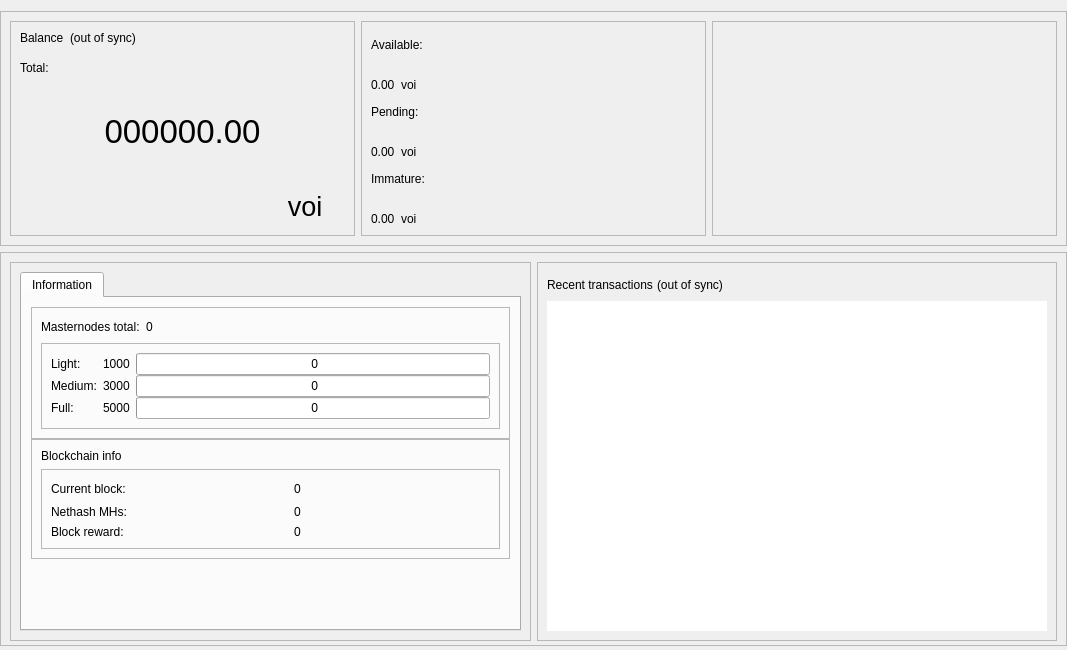
<?xml version="1.0" encoding="UTF-8"?>
<ui version="4.0">
 <class>OverviewPage</class>
 <widget class="QWidget" name="OverviewPage">
  <property name="geometry">
   <rect>
    <x>0</x>
    <y>0</y>
    <width>1067</width>
    <height>650</height>
   </rect>
  </property>
  <property name="minimumSize">
   <size>
    <width>960</width>
    <height>0</height>
   </size>
  </property>
  <property name="windowTitle">
   <string>Form</string>
  </property>
  <layout class="QVBoxLayout" name="topLayout">
   <property name="leftMargin">
    <number>0</number>
   </property>
   <property name="rightMargin">
    <number>0</number>
   </property>
   <property name="bottomMargin">
    <number>4</number>
   </property>
   <item>
    <layout class="QVBoxLayout" name="verticalLayout_main">
     <property name="sizeConstraint">
      <enum>QLayout::SetDefaultConstraint</enum>
     </property>
     <property name="leftMargin">
      <number>0</number>
     </property>
     <property name="rightMargin">
      <number>0</number>
     </property>
     <item>
      <widget class="QFrame" name="frame_blue">
       <property name="enabled">
        <bool>true</bool>
       </property>
       <property name="sizePolicy">
        <sizepolicy hsizetype="Preferred" vsizetype="Preferred">
         <horstretch>0</horstretch>
         <verstretch>0</verstretch>
        </sizepolicy>
       </property>
       <property name="minimumSize">
        <size>
         <width>1065</width>
         <height>220</height>
        </size>
       </property>
       <property name="maximumSize">
        <size>
         <width>16777215</width>
         <height>16777215</height>
        </size>
       </property>
       <property name="sizeIncrement">
        <size>
         <width>0</width>
         <height>0</height>
        </size>
       </property>
       <property name="baseSize">
        <size>
         <width>0</width>
         <height>500</height>
        </size>
       </property>
       <property name="frameShape">
        <enum>QFrame::StyledPanel</enum>
       </property>
       <property name="frameShadow">
        <enum>QFrame::Raised</enum>
       </property>
       <layout class="QHBoxLayout" name="horizontalLayout">
        <item>
         <widget class="QFrame" name="frame_blue_1">
          <property name="minimumSize">
           <size>
            <width>345</width>
            <height>200</height>
           </size>
          </property>
          <property name="maximumSize">
           <size>
            <width>16777215</width>
            <height>16777215</height>
           </size>
          </property>
          <property name="frameShape">
           <enum>QFrame::StyledPanel</enum>
          </property>
          <property name="frameShadow">
           <enum>QFrame::Raised</enum>
          </property>
          <layout class="QHBoxLayout" name="horizontalLayout_2">
           <item>
            <layout class="QVBoxLayout" name="verticalLayout">
             <item>
              <layout class="QHBoxLayout" name="horizontalLayout_3">
               <property name="spacing">
                <number>6</number>
               </property>
               <property name="sizeConstraint">
                <enum>QLayout::SetFixedSize</enum>
               </property>
               <item>
                <widget class="QLabel" name="label_5">
                 <property name="minimumSize">
                  <size>
                   <width>0</width>
                   <height>24</height>
                  </size>
                 </property>
                 <property name="maximumSize">
                  <size>
                   <width>16777215</width>
                   <height>24</height>
                  </size>
                 </property>
                 <property name="text">
                  <string>Balance</string>
                 </property>
                 <property name="alignment">
                  <set>Qt::AlignLeading|Qt::AlignLeft|Qt::AlignTop</set>
                 </property>
                </widget>
               </item>
               <item>
                <widget class="QLabel" name="labelWalletStatus">
                 <property name="minimumSize">
                  <size>
                   <width>0</width>
                   <height>24</height>
                  </size>
                 </property>
                 <property name="maximumSize">
                  <size>
                   <width>16777215</width>
                   <height>24</height>
                  </size>
                 </property>
                 <property name="text">
                  <string>(out of sync)</string>
                 </property>
                 <property name="alignment">
                  <set>Qt::AlignLeading|Qt::AlignLeft|Qt::AlignTop</set>
                 </property>
                </widget>
               </item>
               <item>
                <spacer name="horizontalSpacer">
                 <property name="orientation">
                  <enum>Qt::Horizontal</enum>
                 </property>
                 <property name="sizeHint" stdset="0">
                  <size>
                   <width>40</width>
                   <height>20</height>
                  </size>
                 </property>
                </spacer>
               </item>
              </layout>
             </item>
             <item>
              <widget class="QLabel" name="labelTotalText">
               <property name="maximumSize">
                <size>
                 <width>16777215</width>
                 <height>15</height>
                </size>
               </property>
               <property name="text">
                <string>Total:</string>
               </property>
              </widget>
             </item>
             <item>
              <widget class="QLabel" name="labelTotal">
               <property name="sizePolicy">
                <sizepolicy hsizetype="Preferred" vsizetype="Preferred">
                 <horstretch>0</horstretch>
                 <verstretch>0</verstretch>
                </sizepolicy>
               </property>
               <property name="minimumSize">
                <size>
                 <width>0</width>
                 <height>100</height>
                </size>
               </property>
               <property name="maximumSize">
                <size>
                 <width>16777215</width>
                 <height>100</height>
                </size>
               </property>
               <property name="font">
                <font>
                 <pointsize>25</pointsize>
                 <weight>50</weight>
                 <bold>false</bold>
                </font>
               </property>
               <property name="mouseTracking">
                <bool>false</bool>
               </property>
               <property name="text">
                <string>000000.00</string>
               </property>
               <property name="alignment">
                <set>Qt::AlignCenter</set>
               </property>
              </widget>
             </item>
             <item>
              <layout class="QHBoxLayout" name="horizontalLayout_11">
               <item>
                <spacer name="horizontalSpacer_8">
                 <property name="orientation">
                  <enum>Qt::Horizontal</enum>
                 </property>
                 <property name="sizeHint" stdset="0">
                  <size>
                   <width>40</width>
                   <height>20</height>
                  </size>
                 </property>
                </spacer>
               </item>
               <item>
                <widget class="QPushButton" name="blabel_voi">
                 <property name="font">
                  <font>
                   <pointsize>20</pointsize>
                   <italic>false</italic>
                   <kerning>true</kerning>
                  </font>
                 </property>
                 <property name="cursor">
                  <cursorShape>PointingHandCursor</cursorShape>
                 </property>
                 <property name="text">
                  <string>voi</string>
                 </property>
                 <property name="flat">
                  <bool>true</bool>
                 </property>
                </widget>
               </item>
              </layout>
             </item>
            </layout>
           </item>
          </layout>
         </widget>
        </item>
        <item>
         <widget class="QFrame" name="frame_blue_2">
          <property name="minimumSize">
           <size>
            <width>345</width>
            <height>200</height>
           </size>
          </property>
          <property name="maximumSize">
           <size>
            <width>16777215</width>
            <height>16777215</height>
           </size>
          </property>
          <property name="frameShape">
           <enum>QFrame::StyledPanel</enum>
          </property>
          <property name="frameShadow">
           <enum>QFrame::Raised</enum>
          </property>
          <layout class="QVBoxLayout" name="verticalLayout_3">
           <item>
            <layout class="QVBoxLayout" name="verticalLayout_2">
             <item>
              <widget class="QLabel" name="labelBalanceText">
               <property name="text">
                <string>Available:</string>
               </property>
              </widget>
             </item>
             <item>
              <layout class="QHBoxLayout" name="horizontalLayout_4">
               <item>
                <widget class="QLabel" name="labelBalance">
                 <property name="text">
                  <string>0.00</string>
                 </property>
                 <property name="alignment">
                  <set>Qt::AlignBottom|Qt::AlignLeading|Qt::AlignLeft</set>
                 </property>
                </widget>
               </item>
               <item>
                <widget class="QLabel" name="label_voi2">
                 <property name="text">
                  <string>voi</string>
                 </property>
                 <property name="alignment">
                  <set>Qt::AlignBottom|Qt::AlignLeading|Qt::AlignLeft</set>
                 </property>
                </widget>
               </item>
               <item>
                <spacer name="horizontalSpacer_3">
                 <property name="orientation">
                  <enum>Qt::Horizontal</enum>
                 </property>
                 <property name="sizeHint" stdset="0">
                  <size>
                   <width>40</width>
                   <height>20</height>
                  </size>
                 </property>
                </spacer>
               </item>
              </layout>
             </item>
             <item>
              <widget class="QLabel" name="labelPendingText">
               <property name="text">
                <string>Pending:</string>
               </property>
              </widget>
             </item>
             <item>
              <layout class="QHBoxLayout" name="horizontalLayout_5">
               <item>
                <widget class="QLabel" name="labelUnconfirmed">
                 <property name="text">
                  <string>0.00</string>
                 </property>
                 <property name="alignment">
                  <set>Qt::AlignBottom|Qt::AlignLeading|Qt::AlignLeft</set>
                 </property>
                </widget>
               </item>
               <item>
                <widget class="QLabel" name="label_voi3">
                 <property name="text">
                  <string>voi</string>
                 </property>
                 <property name="alignment">
                  <set>Qt::AlignBottom|Qt::AlignLeading|Qt::AlignLeft</set>
                 </property>
                </widget>
               </item>
               <item>
                <spacer name="horizontalSpacer_4">
                 <property name="orientation">
                  <enum>Qt::Horizontal</enum>
                 </property>
                 <property name="sizeHint" stdset="0">
                  <size>
                   <width>40</width>
                   <height>20</height>
                  </size>
                 </property>
                </spacer>
               </item>
              </layout>
             </item>
             <item>
              <widget class="QLabel" name="labelImmatureText">
               <property name="text">
                <string>Immature:</string>
               </property>
              </widget>
             </item>
             <item>
              <layout class="QHBoxLayout" name="horizontalLayout_6">
               <item>
                <widget class="QLabel" name="labelImmature">
                 <property name="text">
                  <string>0.00</string>
                 </property>
                 <property name="alignment">
                  <set>Qt::AlignBottom|Qt::AlignLeading|Qt::AlignLeft</set>
                 </property>
                </widget>
               </item>
               <item>
                <widget class="QLabel" name="label_voi4">
                 <property name="text">
                  <string>voi</string>
                 </property>
                 <property name="alignment">
                  <set>Qt::AlignBottom|Qt::AlignLeading|Qt::AlignLeft</set>
                 </property>
                </widget>
               </item>
               <item>
                <spacer name="horizontalSpacer_5">
                 <property name="orientation">
                  <enum>Qt::Horizontal</enum>
                 </property>
                 <property name="sizeHint" stdset="0">
                  <size>
                   <width>40</width>
                   <height>20</height>
                  </size>
                 </property>
                </spacer>
               </item>
              </layout>
             </item>
            </layout>
           </item>
          </layout>
         </widget>
        </item>
        <item>
         <spacer name="horizontalSpacer_9">
          <property name="orientation">
           <enum>Qt::Horizontal</enum>
          </property>
          <property name="sizeHint" stdset="0">
           <size>
            <width>40</width>
            <height>20</height>
           </size>
          </property>
         </spacer>
        </item>
        <item>
         <widget class="QFrame" name="frame_blue_3">
          <property name="minimumSize">
           <size>
            <width>345</width>
            <height>200</height>
           </size>
          </property>
          <property name="maximumSize">
           <size>
            <width>16777215</width>
            <height>16777215</height>
           </size>
          </property>
          <property name="frameShape">
           <enum>QFrame::StyledPanel</enum>
          </property>
          <property name="frameShadow">
           <enum>QFrame::Raised</enum>
          </property>
          <layout class="QVBoxLayout" name="verticalLayout_5">
           <item>
            <layout class="QVBoxLayout" name="verticalLayout_4"/>
           </item>
          </layout>
         </widget>
        </item>
       </layout>
      </widget>
     </item>
     <item>
      <widget class="QFrame" name="frame_bottom">
       <property name="minimumSize">
        <size>
         <width>0</width>
         <height>100</height>
        </size>
       </property>
       <property name="maximumSize">
        <size>
         <width>16777215</width>
         <height>16777215</height>
        </size>
       </property>
       <property name="frameShape">
        <enum>QFrame::StyledPanel</enum>
       </property>
       <property name="frameShadow">
        <enum>QFrame::Raised</enum>
       </property>
       <layout class="QHBoxLayout" name="horizontalLayout_7">
        <property name="bottomMargin">
         <number>4</number>
        </property>
        <item>
         <widget class="QFrame" name="frame_bottom_1">
          <property name="minimumSize">
           <size>
            <width>355</width>
            <height>100</height>
           </size>
          </property>
          <property name="maximumSize">
           <size>
            <width>16777215</width>
            <height>16777215</height>
           </size>
          </property>
          <property name="frameShape">
           <enum>QFrame::StyledPanel</enum>
          </property>
          <property name="frameShadow">
           <enum>QFrame::Raised</enum>
          </property>
          <layout class="QVBoxLayout" name="verticalLayout_9">
           <property name="bottomMargin">
            <number>9</number>
           </property>
           <item>
            <layout class="QVBoxLayout" name="verticalLayout_7">
             <item>
              <widget class="QTabWidget" name="AdditionalFeatures">
               <property name="currentIndex">
                <number>1</number>
               </property>
               <property name="tabBarAutoHide">
                <bool>false</bool>
               </property>
               <widget class="QWidget" name="TabInformation">
                <attribute name="title">
                 <string>Information</string>
                </attribute>
                <layout class="QVBoxLayout" name="verticalLayout_13">
                 <item>
                  <layout class="QVBoxLayout" name="verticalLayout_11">
                   <property name="spacing">
                    <number>0</number>
                   </property>
                   <item>
                    <layout class="QVBoxLayout" name="verticalLayout_16"/>
                   </item>
                   <item>
                    <widget class="QFrame" name="frameMnInfo">
                     <property name="minimumSize">
                      <size>
                       <width>0</width>
                       <height>100</height>
                      </size>
                     </property>
                     <property name="frameShape">
                      <enum>QFrame::StyledPanel</enum>
                     </property>
                     <property name="frameShadow">
                      <enum>QFrame::Raised</enum>
                     </property>
                     <layout class="QVBoxLayout" name="verticalLayout_17">
                      <item>
                       <layout class="QHBoxLayout" name="horizontalLayout_9">
                        <item>
                         <widget class="QLabel" name="labelMnTotal">
                          <property name="minimumSize">
                           <size>
                            <width>0</width>
                            <height>0</height>
                           </size>
                          </property>
                          <property name="maximumSize">
                           <size>
                            <width>16777215</width>
                            <height>16777215</height>
                           </size>
                          </property>
                          <property name="text">
                           <string>Masternodes total:</string>
                          </property>
                         </widget>
                        </item>
                        <item>
                         <widget class="QLabel" name="labelMnTotal_Value">
                          <property name="text">
                           <string>0</string>
                          </property>
                         </widget>
                        </item>
                        <item>
                         <spacer name="horizontalSpacer_7">
                          <property name="orientation">
                           <enum>Qt::Horizontal</enum>
                          </property>
                          <property name="sizeHint" stdset="0">
                           <size>
                            <width>40</width>
                            <height>20</height>
                           </size>
                          </property>
                         </spacer>
                        </item>
                       </layout>
                      </item>
                      <item>
                       <widget class="QFrame" name="frameMnInfoLevels">
                        <property name="minimumSize">
                         <size>
                          <width>0</width>
                          <height>80</height>
                         </size>
                        </property>
                        <property name="frameShape">
                         <enum>QFrame::StyledPanel</enum>
                        </property>
                        <property name="frameShadow">
                         <enum>QFrame::Raised</enum>
                        </property>
                        <layout class="QGridLayout" name="gridLayout_2">
                         <property name="horizontalSpacing">
                          <number>6</number>
                         </property>
                         <property name="verticalSpacing">
                          <number>0</number>
                         </property>
                         <item row="0" column="2">
                          <widget class="QProgressBar" name="graphMN1">
                           <property name="minimumSize">
                            <size>
                             <width>0</width>
                             <height>20</height>
                            </size>
                           </property>
                           <property name="maximumSize">
                            <size>
                             <width>16777215</width>
                             <height>16777215</height>
                            </size>
                           </property>
                           <property name="value">
                            <number>0</number>
                           </property>
                           <property name="format">
                            <string> %v</string>
                           </property>
                          </widget>
                         </item>
                         <item row="1" column="2">
                          <widget class="QProgressBar" name="graphMN2">
                           <property name="minimumSize">
                            <size>
                             <width>0</width>
                             <height>20</height>
                            </size>
                           </property>
                           <property name="maximumSize">
                            <size>
                             <width>16777215</width>
                             <height>16777215</height>
                            </size>
                           </property>
                           <property name="value">
                            <number>0</number>
                           </property>
                           <property name="format">
                            <string> %v</string>
                           </property>
                          </widget>
                         </item>
                         <item row="3" column="2">
                          <widget class="QProgressBar" name="graphMN3">
                           <property name="minimumSize">
                            <size>
                             <width>0</width>
                             <height>20</height>
                            </size>
                           </property>
                           <property name="maximumSize">
                            <size>
                             <width>16777215</width>
                             <height>16777215</height>
                            </size>
                           </property>
                           <property name="value">
                            <number>0</number>
                           </property>
                           <property name="format">
                            <string> %v</string>
                           </property>
                          </widget>
                         </item>
                         <item row="1" column="0">
                          <widget class="QLabel" name="label_2">
                           <property name="minimumSize">
                            <size>
                             <width>0</width>
                             <height>0</height>
                            </size>
                           </property>
                           <property name="maximumSize">
                            <size>
                             <width>16777215</width>
                             <height>16777215</height>
                            </size>
                           </property>
                           <property name="text">
                            <string>Medium:</string>
                           </property>
                          </widget>
                         </item>
                         <item row="3" column="0">
                          <widget class="QLabel" name="label_3">
                           <property name="minimumSize">
                            <size>
                             <width>0</width>
                             <height>0</height>
                            </size>
                           </property>
                           <property name="maximumSize">
                            <size>
                             <width>16777215</width>
                             <height>16777215</height>
                            </size>
                           </property>
                           <property name="text">
                            <string>Full:</string>
                           </property>
                          </widget>
                         </item>
                         <item row="0" column="0">
                          <widget class="QLabel" name="label">
                           <property name="minimumSize">
                            <size>
                             <width>0</width>
                             <height>0</height>
                            </size>
                           </property>
                           <property name="maximumSize">
                            <size>
                             <width>16777215</width>
                             <height>16777215</height>
                            </size>
                           </property>
                           <property name="text">
                            <string>Light:</string>
                           </property>
                          </widget>
                         </item>
                         <item row="0" column="1">
                          <widget class="QLabel" name="label_lcolat">
                           <property name="text">
                            <string>1000</string>
                           </property>
                          </widget>
                         </item>
                         <item row="1" column="1">
                          <widget class="QLabel" name="label_mcolat">
                           <property name="text">
                            <string>3000</string>
                           </property>
                          </widget>
                         </item>
                         <item row="3" column="1">
                          <widget class="QLabel" name="label_fcolat">
                           <property name="text">
                            <string>5000</string>
                           </property>
                          </widget>
                         </item>
                        </layout>
                       </widget>
                      </item>
                     </layout>
                    </widget>
                   </item>
                   <item>
                    <widget class="QFrame" name="frameBlockchainInfo">
                     <property name="minimumSize">
                      <size>
                       <width>0</width>
                       <height>100</height>
                      </size>
                     </property>
                     <property name="frameShape">
                      <enum>QFrame::StyledPanel</enum>
                     </property>
                     <property name="frameShadow">
                      <enum>QFrame::Raised</enum>
                     </property>
                     <layout class="QVBoxLayout" name="verticalLayout_18">
                      <item>
                       <widget class="QLabel" name="label_blockchaininfo">
                        <property name="text">
                         <string>Blockchain info</string>
                        </property>
                       </widget>
                      </item>
                      <item>
                       <widget class="QFrame" name="frameBlockchainInfoData">
                        <property name="minimumSize">
                         <size>
                          <width>0</width>
                          <height>0</height>
                         </size>
                        </property>
                        <property name="frameShape">
                         <enum>QFrame::StyledPanel</enum>
                        </property>
                        <property name="frameShadow">
                         <enum>QFrame::Raised</enum>
                        </property>
                        <layout class="QGridLayout" name="gridLayout_3">
                         <property name="verticalSpacing">
                          <number>6</number>
                         </property>
                         <item row="0" column="2">
                          <widget class="QLabel" name="label_CurrentBlock_value">
                           <property name="text">
                            <string>0</string>
                           </property>
                          </widget>
                         </item>
                         <item row="0" column="0">
                          <widget class="QLabel" name="label_CurrentBlock">
                           <property name="minimumSize">
                            <size>
                             <width>0</width>
                             <height>0</height>
                            </size>
                           </property>
                           <property name="maximumSize">
                            <size>
                             <width>16777215</width>
                             <height>16777215</height>
                            </size>
                           </property>
                           <property name="text">
                            <string>Current block:</string>
                           </property>
                          </widget>
                         </item>
                         <item row="1" column="2">
                          <widget class="QLabel" name="label_Nethash_value">
                           <property name="text">
                            <string>0</string>
                           </property>
                          </widget>
                         </item>
                         <item row="2" column="0">
                          <widget class="QLabel" name="label_CurrentBlockReward">
                           <property name="text">
                            <string>Block reward:</string>
                           </property>
                          </widget>
                         </item>
                         <item row="1" column="0">
                          <widget class="QLabel" name="label_Nethash">
                           <property name="text">
                            <string>Nethash MHs:</string>
                           </property>
                          </widget>
                         </item>
                         <item row="2" column="2">
                          <widget class="QLabel" name="label_CurrentBlockReward_value">
                           <property name="text">
                            <string>0</string>
                           </property>
                          </widget>
                         </item>
                         <item row="0" column="1">
                          <spacer name="horizontalSpacer_6">
                           <property name="orientation">
                            <enum>Qt::Horizontal</enum>
                           </property>
                           <property name="sizeType">
                            <enum>QSizePolicy::Fixed</enum>
                           </property>
                           <property name="sizeHint" stdset="0">
                            <size>
                             <width>40</width>
                             <height>20</height>
                            </size>
                           </property>
                          </spacer>
                         </item>
                        </layout>
                       </widget>
                      </item>
                     </layout>
                    </widget>
                   </item>
                   <item>
                    <spacer name="verticalSpacer_2">
                     <property name="orientation">
                      <enum>Qt::Vertical</enum>
                     </property>
                     <property name="sizeHint" stdset="0">
                      <size>
                       <width>20</width>
                       <height>10</height>
                      </size>
                     </property>
                    </spacer>
                   </item>
                  </layout>
                 </item>
                </layout>
               </widget>
              </widget>
             </item>
            </layout>
           </item>
          </layout>
         </widget>
        </item>
        <item>
         <widget class="QFrame" name="frame_bottom_2">
          <property name="minimumSize">
           <size>
            <width>0</width>
            <height>100</height>
           </size>
          </property>
          <property name="maximumSize">
           <size>
            <width>16777215</width>
            <height>16777215</height>
           </size>
          </property>
          <property name="frameShape">
           <enum>QFrame::StyledPanel</enum>
          </property>
          <property name="frameShadow">
           <enum>QFrame::Raised</enum>
          </property>
          <layout class="QVBoxLayout" name="verticalLayout_10">
           <item>
            <layout class="QVBoxLayout" name="verticalLayout_8">
             <property name="spacing">
              <number>4</number>
             </property>
             <item>
              <layout class="QHBoxLayout" name="horizontalLayout_8">
               <item>
                <widget class="QLabel" name="label_4">
                 <property name="minimumSize">
                  <size>
                   <width>0</width>
                   <height>25</height>
                  </size>
                 </property>
                 <property name="maximumSize">
                  <size>
                   <width>16777215</width>
                   <height>25</height>
                  </size>
                 </property>
                 <property name="text">
                  <string>Recent transactions</string>
                 </property>
                </widget>
               </item>
               <item>
                <widget class="QLabel" name="labelTransactionsStatus">
                 <property name="text">
                  <string>(out of sync)</string>
                 </property>
                </widget>
               </item>
               <item>
                <spacer name="horizontalSpacer_2">
                 <property name="orientation">
                  <enum>Qt::Horizontal</enum>
                 </property>
                 <property name="sizeHint" stdset="0">
                  <size>
                   <width>40</width>
                   <height>20</height>
                  </size>
                 </property>
                </spacer>
               </item>
              </layout>
             </item>
             <item>
              <widget class="QListView" name="listTransactions">
               <property name="sizePolicy">
                <sizepolicy hsizetype="Expanding" vsizetype="Expanding">
                 <horstretch>0</horstretch>
                 <verstretch>0</verstretch>
                </sizepolicy>
               </property>
               <property name="maximumSize">
                <size>
                 <width>16777215</width>
                 <height>600</height>
                </size>
               </property>
               <property name="styleSheet">
                <string notr="true"/>
               </property>
               <property name="frameShape">
                <enum>QFrame::NoFrame</enum>
               </property>
               <property name="verticalScrollBarPolicy">
                <enum>Qt::ScrollBarAlwaysOff</enum>
               </property>
               <property name="horizontalScrollBarPolicy">
                <enum>Qt::ScrollBarAlwaysOff</enum>
               </property>
               <property name="alternatingRowColors">
                <bool>true</bool>
               </property>
              </widget>
             </item>
            </layout>
           </item>
          </layout>
         </widget>
        </item>
       </layout>
      </widget>
     </item>
    </layout>
   </item>
  </layout>
 </widget>
 <resources/>
 <connections/>
</ui>
